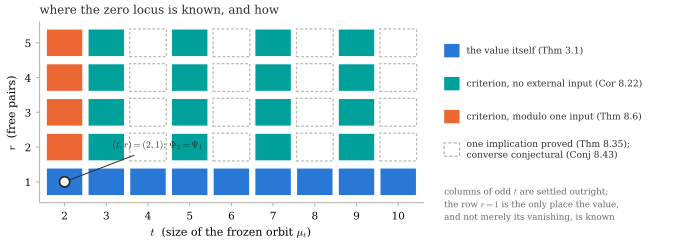

This chart was generated by the following Python code:
# -*- coding: utf-8 -*-
# ============================================================================================
#  fig_plane.pdf -- EL PLANO (t, r), que la introduccion promete dibujar y no dibujaba.
#
#  POR QUE.  El parrafo "It is worth drawing the map" enumera en prosa tres lineas resueltas y una
#  region abierta, y el lector tiene que sostener cuatro enunciados a la vez para verlo.  Es una
#  imagen, y cabe en un cuarto de pagina.
#
#  QUE DIBUJA, y NADA se coloca a mano: para cada (t, r) del rango se decide el estatus con las
#  mismas reglas que el paper enuncia, escritas aqui una sola vez:
#     r = 1        -> Teorema 3.1: la forma cerrada, o sea el valor y no solo su anulacion
#     t = 2        -> Teorema 8.6: criterio completo, con el input externo (PvW)
#     t impar      -> Corolario 8.22: criterio completo, SIN input externo
#     el resto     -> Corolario 8.34 da una implicacion; la conversa es Conjetura 8.43
#  El (2,1) se marca aparte porque es la esquina donde las dos mitades del paper se tocan.
#
#  CONTROL.  El recuento de celdas de cada estatus se imprime, y la suma tiene que ser el total de
#  la rejilla.  Una figura que colorea celdas sin contarlas puede perder o duplicar una en silencio.
#
#  Authors: Carles Marin, Claude (AI assistant).
#  Run: python fig_plane.py
# ============================================================================================

import os

import matplotlib
matplotlib.use("Agg")
import matplotlib.pyplot as plt

OUT = os.path.dirname(os.path.dirname(os.path.abspath(__file__)))


def num_del_aux(etiqueta, por_defecto):
    """El numero de un enunciado, leido del .aux y no escrito a mano.

    Un numero copiado dentro de una figura no se entera de nada. Al insertar el teorema de
    suficiencia y la conjetura, LaTeX renumero lo que iba detras y esta leyenda se quedo diciendo
    Cor 8.20 y Conj 8.39 cuando ya eran 8.21 y 8.42 -- junto a un pie que daba los numeros buenos,
    porque el pie sale del .tex. Ninguna guardia lo vio: en el .tex esos numeros no existen.
    El por_defecto es solo para poder dibujar sin haber compilado; si sale ese, es que falta el aux.
    """
    for nombre in ("_v2_trial.aux", "orbit_pair.aux"):
        p = os.path.join(OUT, nombre)
        if os.path.exists(p):
            for l in open(p, encoding="utf-8", errors="replace"):
                if l.startswith(r"\newlabel{%s}" % etiqueta):
                    try:
                        return l.split("{{")[1].split("}")[0]
                    except IndexError:
                        pass
    return por_defecto


AZUL, NARANJA, TEAL = "#2A78D6", "#EB6834", "#00A19A"
BANDA, REGLA, GRIS, TINTA = "#F2F1EC", "#B9B7AE", "#6B6560", "#2B2B2B"

plt.rcParams.update({
    "font.family": "serif", "mathtext.fontset": "cm", "font.size": 9,
    "text.color": TINTA, "figure.facecolor": "white", "savefig.facecolor": "white",
})

TS = list(range(2, 11))
RS = list(range(1, 6))


def estatus(t, r):
    """las reglas del paper, escritas una sola vez.  El orden importa: r=1 da el VALOR."""
    if r == 1:
        return "valor"
    if t % 2 == 1:
        return "criterio_libre"
    if t == 2:
        return "criterio_pvw"
    return "media"


COL = {"valor": AZUL, "criterio_libre": TEAL, "criterio_pvw": NARANJA, "media": "white"}
NOMBRE = {
    "valor": "the value itself (Thm %s)" % num_del_aux("thm:main", "3.1"),
    "criterio_libre": "criterion, no external input (Cor %s)" % num_del_aux("cor:oddgen", "8.22"),
    "criterio_pvw": "criterion, modulo one input (Thm %s)" % num_del_aux("conj:crit", "8.6"),
    "media": "one implication proved (Thm %s);\nconverse conjectural (Conj %s)"
             % (num_del_aux("thm:suff", "8.35"), num_del_aux("conj:general", "8.43")),
}

fig = plt.figure(figsize=(7.0, 2.45))
ax = fig.add_axes([0.055, 0.17, 0.55, 0.74])

cuenta = {k: 0 for k in COL}
for t in TS:
    for r in RS:
        st = estatus(t, r)
        cuenta[st] += 1
        relleno = COL[st]
        ax.add_patch(plt.Rectangle((t - 0.44, r - 0.40), 0.88, 0.80,
                                   facecolor=relleno, edgecolor=REGLA if st == "media" else "white",
                                   lw=0.9, linestyle="-" if st != "media" else (0, (2.2, 1.6)),
                                   zorder=2))
# la esquina donde las dos mitades se tocan
ax.scatter([2], [1], s=54, marker="o", facecolor="white", edgecolor=TINTA, lw=1.3, zorder=4)
ax.annotate(r"$(t,r)=(2,1)$: $\Phi_2=\Psi_1$", xy=(2, 1), xytext=(3.15, 1.95),
            fontsize=6.8, color=TINTA,
            arrowprops=dict(arrowstyle="-", color=TINTA, lw=0.7))

ax.set_xticks(TS)
ax.set_yticks(RS)
ax.set_xlabel(r"$t$  (size of the frozen orbit $\mu_t$)", fontsize=8)
ax.set_ylabel(r"$r$  (free pairs)", fontsize=8)
ax.set_xlim(1.4, max(TS) + 0.6)
ax.set_ylim(0.4, max(RS) + 0.6)
for s in ("top", "right"):
    ax.spines[s].set_visible(False)
for s in ("bottom", "left"):
    ax.spines[s].set_color(REGLA)
ax.tick_params(length=2.5, labelsize=7.5, color=REGLA)
ax.set_title("where the zero locus is known, and how", loc="left", fontsize=8.5)

# leyenda a la derecha, en texto: los nombres son largos y una leyenda de cajas los aplasta
lx = 0.635
ly = 0.80
for k in ("valor", "criterio_libre", "criterio_pvw", "media"):
    fig.patches.append(plt.Rectangle((lx, ly - 0.035), 0.022, 0.055,
                                     facecolor=COL[k], edgecolor=REGLA if k == "media" else "none",
                                     linestyle="-" if k != "media" else (0, (2.2, 1.6)),
                                     transform=fig.transFigure, zorder=3))
    fig.text(lx + 0.032, ly - 0.008, NOMBRE[k], fontsize=6.6, va="center", color=TINTA)
    ly -= 0.135 if "\n" not in NOMBRE[k] else 0.175

# Tres lineas y no dos: a dos, la segunda medía 3 pt mas que la figura y matplotlib le cortaba la
# ultima letra, de modo que en el PDF ponia "is know".  Recortado no se ve, y el pie de figura si
# tiene sitio para decirlo entero.
fig.text(lx, 0.10, "columns of odd $t$ are settled outright;\n"
                   "the row $r=1$ is the only place the value,\n"
                   "and not merely its vanishing, is known",
         fontsize=6.3, color=GRIS, linespacing=1.45)

fig.savefig(os.path.join(OUT, "fig_plane.pdf"))
plt.close(fig)

total = sum(cuenta.values())
print("  fig_plane.pdf -- rejilla t=%d..%d, r=%d..%d" % (TS[0], TS[-1], RS[0], RS[-1]))
for k, v in cuenta.items():
    print("     %-16s %3d celdas" % (k, v))
print("     %-16s %3d celdas   (rejilla %d x %d = %d)"
      % ("TOTAL", total, len(TS), len(RS), len(TS) * len(RS)))
assert total == len(TS) * len(RS), "el recuento no cuadra con la rejilla"
print("  DONE")
